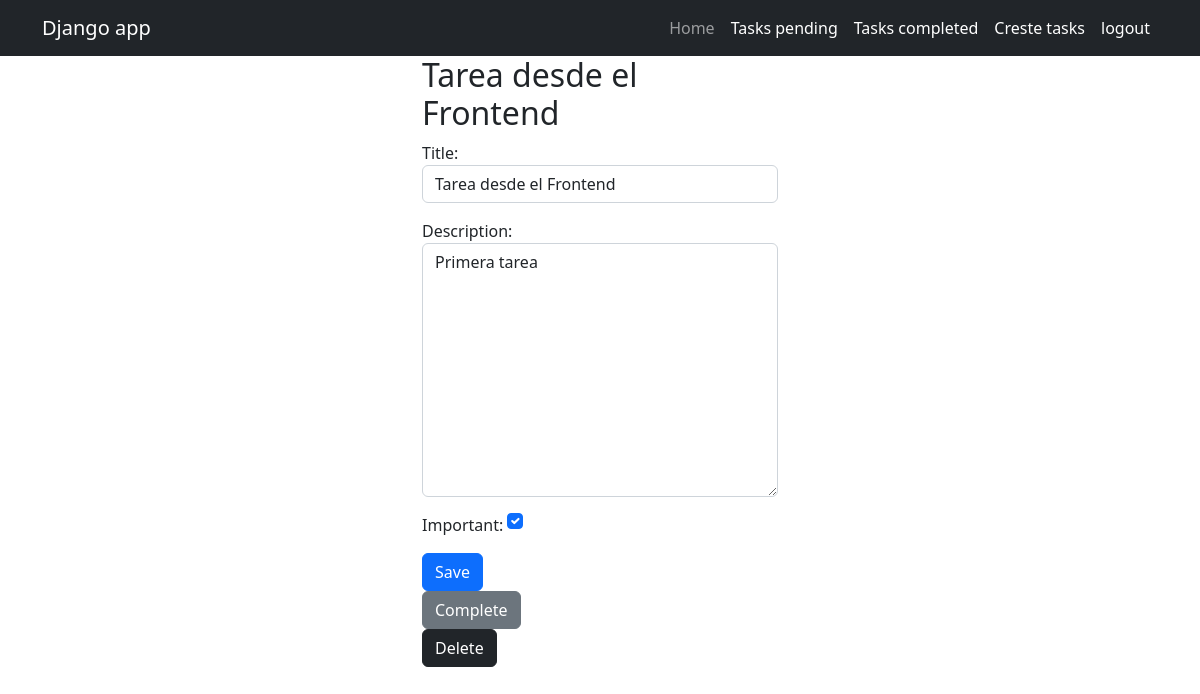
The page /tasks/2/ (signed in) on the database as committed earlier.
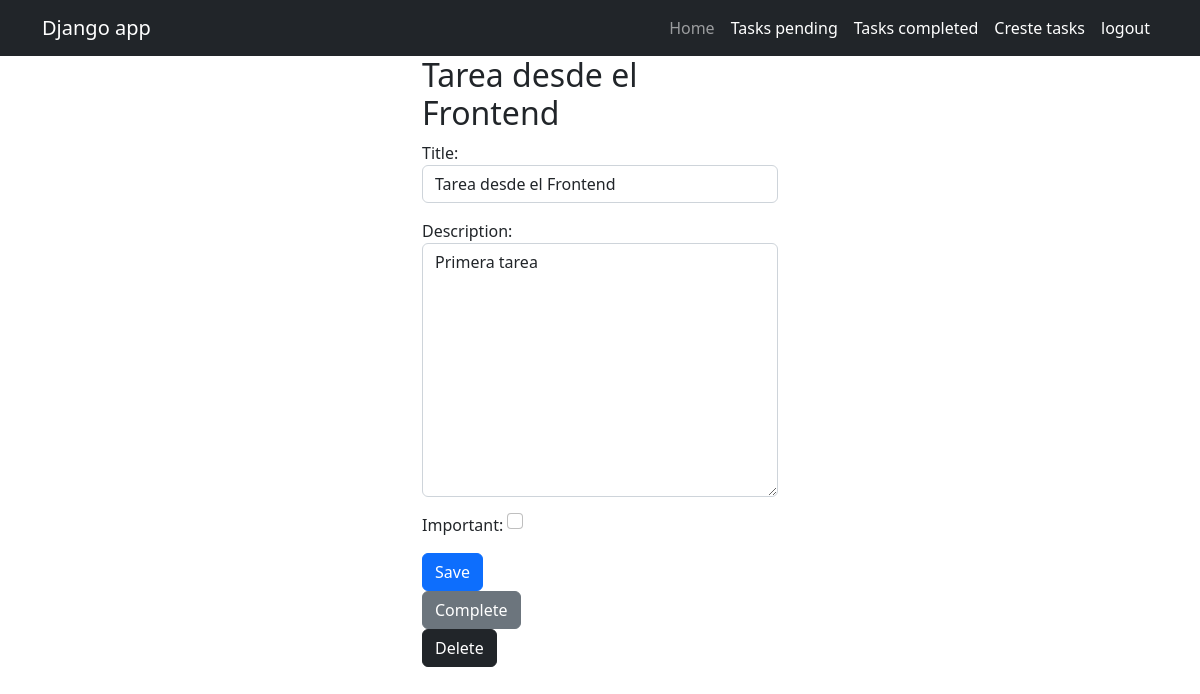
The same page on the database as committed later.
### tasks/models.py (models this page shows, shortened)
class Task(models.Model):
    title = models.CharField(max_length=100)
    description = models.TextField(blank=True)
    created = models.DateTimeField(auto_now_add=True)
    datecomplete = models.DateTimeField(null=True, blank=True)
    important = models.BooleanField(default=True)
    user = models.ForeignKey(User, on_delete=models.CASCADE)

### tasks/views.py (the view, shortened to what this page needs)
# urls.py: path('tasks/<int:task_id>/', views.task_detail, name='task_detail'),
@login_required
def task_detail(request, task_id):
    if request.method == 'GET':
        task = get_object_or_404(Task, pk=task_id, user=request.user)
        form = TaskForm(instance=task)
        return render(request, 'tasks/task_detail.html', {'task': task, 'form': form})

### tasks/forms.py
class TaskForm(forms.ModelForm):
    class Meta:
        model = Task
        fields = ['title', 'description', 'important']
        widgets = {
            'title': forms.TextInput(attrs={'class': 'form-control'}),
            'description': forms.Textarea(attrs={'class': 'form-control'}),
            'important': forms.CheckboxInput(attrs={'class': 'form-check-input m-auto'})
        }

### tasks/templates/tasks/task_detail.html (shortened to what this page needs)
{% extends "base/base.html" %}
{% block content %}
<main class="container">
    <div class="row">
        <div class="col-md-4 offset-md-4">
<h2>{{ task.title }}</h2>
<form method="POST">
    {{ form.as_p }}
    <button class="btn btn-primary">Save</button>
</form>
<form action="{% url 'complete_task' task.id %}" method="POST">
    <button class="btn btn-secondary">Complete</button>
</form>
<form action="{% url 'delete_task' task.id %}" method="POST">
    <button class="btn btn-dark">Delete</button>
</form>
        </div>
    </div>
</main>
{% endblock %}

Rows that differ between the two databases and show on the page:
changed Task "Tarea desde el Frontend": important "☑" → "☐"
